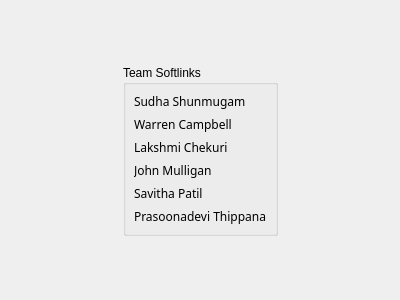
<ui version="4.0" >
 <author></author>
 <comment></comment>
 <exportmacro></exportmacro>
 <class>Softlinks_Ui</class>
 <widget class="QWidget" name="Softlinks_Ui" >
  <property name="geometry" >
   <rect>
    <x>0</x>
    <y>0</y>
    <width>400</width>
    <height>300</height>
   </rect>
  </property>
  <property name="windowTitle" >
   <string>Form</string>
  </property>
  <layout class="QVBoxLayout" >
   <property name="margin" >
    <number>8</number>
   </property>
   <property name="spacing" >
    <number>6</number>
   </property>
   <item>
    <spacer>
     <property name="orientation" >
      <enum>Qt::Vertical</enum>
     </property>
     <property name="sizeHint" >
      <size>
       <width>20</width>
       <height>40</height>
      </size>
     </property>
    </spacer>
   </item>
   <item>
    <layout class="QHBoxLayout" >
     <property name="margin" >
      <number>0</number>
     </property>
     <property name="spacing" >
      <number>6</number>
     </property>
     <item>
      <spacer>
       <property name="orientation" >
        <enum>Qt::Horizontal</enum>
       </property>
       <property name="sizeHint" >
        <size>
         <width>40</width>
         <height>20</height>
        </size>
       </property>
      </spacer>
     </item>
     <item>
      <widget class="QGroupBox" name="groupBox" >
       <property name="title" >
        <string>Team Softlinks</string>
       </property>
       <layout class="QVBoxLayout" >
        <property name="margin" >
         <number>8</number>
        </property>
        <property name="spacing" >
         <number>6</number>
        </property>
        <item>
         <widget class="QLabel" name="label_3" >
          <property name="text" >
           <string>&lt;html>&lt;head>&lt;meta name=&quot;qrichtext&quot; content=&quot;1&quot; />&lt;/head>&lt;body style=&quot; white-space: pre-wrap; font-family:Sans Serif; font-weight:400; font-style:normal; text-decoration:none;&quot;>&lt;p style=&quot; margin-top:0px; margin-bottom:0px; margin-left:0px; margin-right:0px; -qt-block-indent:0; text-indent:0px;&quot;>Sudha Shunmugam&lt;/p>&lt;/body>&lt;/html></string>
          </property>
         </widget>
        </item>
        <item>
         <widget class="QLabel" name="label_5" >
          <property name="text" >
           <string>&lt;html>&lt;head>&lt;meta name=&quot;qrichtext&quot; content=&quot;1&quot; />&lt;/head>&lt;body style=&quot; white-space: pre-wrap; font-family:Sans Serif; font-weight:400; font-style:normal; text-decoration:none;&quot;>&lt;p style=&quot; margin-top:0px; margin-bottom:0px; margin-left:0px; margin-right:0px; -qt-block-indent:0; text-indent:0px;&quot;>Warren Campbell&lt;/p>&lt;/body>&lt;/html></string>
          </property>
         </widget>
        </item>
        <item>
         <widget class="QLabel" name="label_4" >
          <property name="text" >
           <string>&lt;html>&lt;head>&lt;meta name=&quot;qrichtext&quot; content=&quot;1&quot; />&lt;/head>&lt;body style=&quot; white-space: pre-wrap; font-family:Sans Serif; font-weight:400; font-style:normal; text-decoration:none;&quot;>&lt;p style=&quot; margin-top:0px; margin-bottom:0px; margin-left:0px; margin-right:0px; -qt-block-indent:0; text-indent:0px;&quot;>&lt;span style=&quot; color:#000000;&quot;>Lakshmi Chekuri&lt;/span>&lt;/p>&lt;/body>&lt;/html></string>
          </property>
         </widget>
        </item>
        <item>
         <widget class="QLabel" name="label" >
          <property name="text" >
           <string>&lt;html>&lt;head>&lt;meta name=&quot;qrichtext&quot; content=&quot;1&quot; />&lt;/head>&lt;body style=&quot; white-space: pre-wrap; font-family:Sans Serif; font-weight:400; font-style:normal; text-decoration:none;&quot;>&lt;p style=&quot; margin-top:0px; margin-bottom:0px; margin-left:0px; margin-right:0px; -qt-block-indent:0; text-indent:0px;&quot;>John Mulligan&lt;/p>&lt;/body>&lt;/html></string>
          </property>
         </widget>
        </item>
        <item>
         <widget class="QLabel" name="label_2_2" >
          <property name="text" >
           <string>&lt;html>&lt;head>&lt;meta name=&quot;qrichtext&quot; content=&quot;1&quot; />&lt;/head>&lt;body style=&quot; white-space: pre-wrap; font-family:Sans Serif; font-weight:400; font-style:normal; text-decoration:none;&quot;>&lt;p style=&quot; margin-top:0px; margin-bottom:0px; margin-left:0px; margin-right:0px; -qt-block-indent:0; text-indent:0px;&quot;>&lt;span style=&quot; color:#000000;&quot;>Savitha Patil&lt;/span>&lt;/p>&lt;/body>&lt;/html></string>
          </property>
         </widget>
        </item>
        <item>
         <widget class="QLabel" name="label_2" >
          <property name="text" >
           <string>&lt;html>&lt;head>&lt;meta name=&quot;qrichtext&quot; content=&quot;1&quot; />&lt;/head>&lt;body style=&quot; white-space: pre-wrap; font-family:Sans Serif; font-weight:400; font-style:normal; text-decoration:none;&quot;>&lt;p style=&quot; margin-top:0px; margin-bottom:0px; margin-left:0px; margin-right:0px; -qt-block-indent:0; text-indent:0px;&quot;>Prasoonadevi Thippana&lt;/p>&lt;/body>&lt;/html></string>
          </property>
         </widget>
        </item>
       </layout>
      </widget>
     </item>
     <item>
      <spacer>
       <property name="orientation" >
        <enum>Qt::Horizontal</enum>
       </property>
       <property name="sizeHint" >
        <size>
         <width>40</width>
         <height>20</height>
        </size>
       </property>
      </spacer>
     </item>
    </layout>
   </item>
   <item>
    <spacer>
     <property name="orientation" >
      <enum>Qt::Vertical</enum>
     </property>
     <property name="sizeHint" >
      <size>
       <width>20</width>
       <height>40</height>
      </size>
     </property>
    </spacer>
   </item>
  </layout>
 </widget>
 <pixmapfunction></pixmapfunction>
 <resources/>
 <connections/>
</ui>
